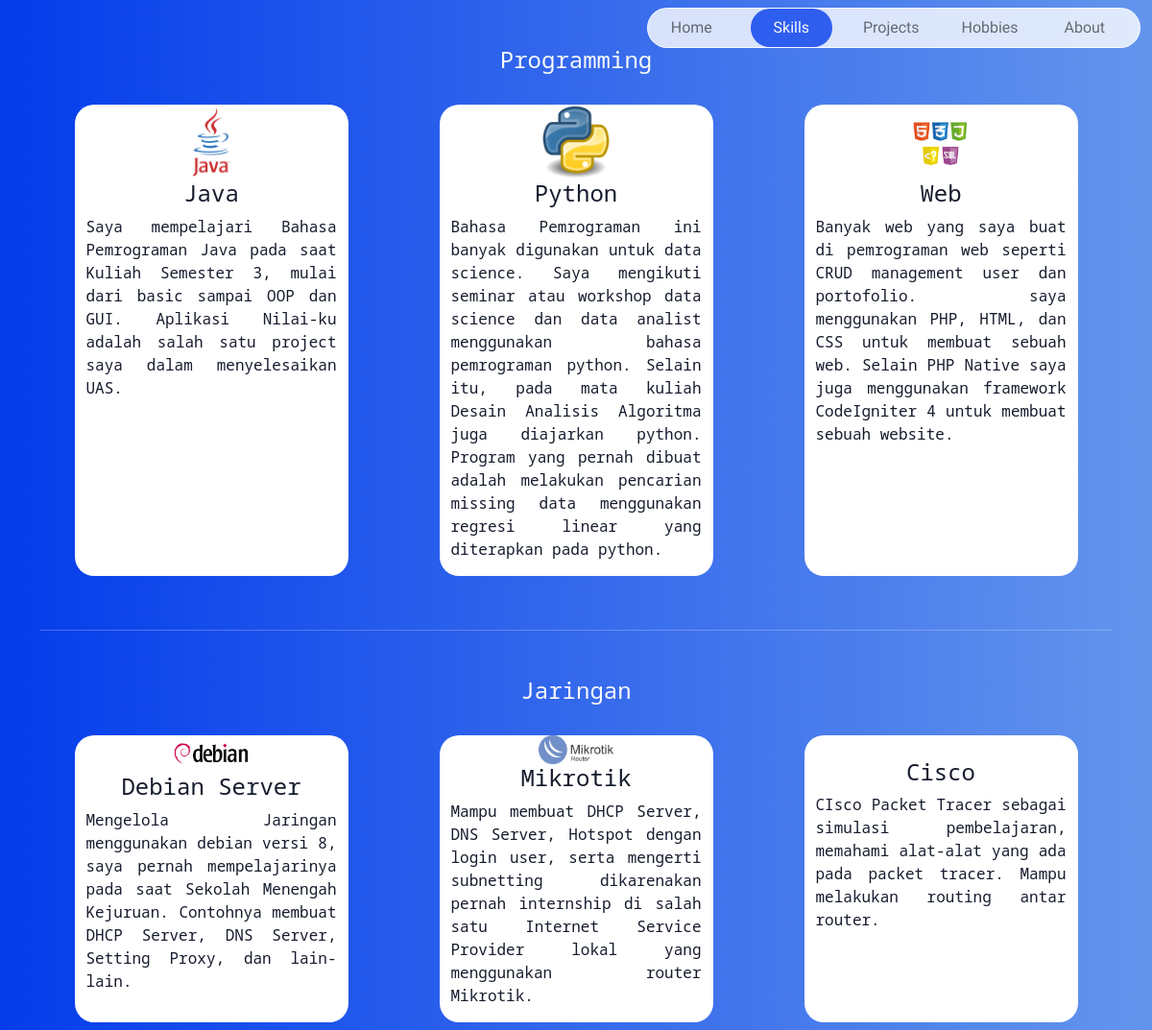
The page /skills.php on the database its author committed.
### tables this page shows
CREATE TABLE `skills` (
  `name` varchar(30) NOT NULL,
  `description` text,
  `category` varchar(20) NOT NULL,
  `img` varchar(50) NOT NULL
);

### skills.php (the view, shortened to what this page needs)
<?php
include "koneksi.php";
$strSQL = "SELECT * FROM skills";
$data = [];
$execStrSQL = mysqli_query($conn, $strSQL);
if (mysqli_num_rows($execStrSQL) > 0) {
  while ($row = mysqli_fetch_assoc($execStrSQL)) {
    $data[] = $row;
  }
}
?>
<!doctype html>
<html lang="en">
<head>
  <link href="https://cdn.jsdelivr.net/npm/bootstrap@5.1.3/dist/css/bootstrap.min.css" rel="stylesheet">
  <link rel="stylesheet" href="styles/styles.css">
</head>
<body>
  <nav class="navbar navbar-expand-lg navbar-light fixed-top">
    <div class="container-fluid">
      <div class="collapse navbar-collapse justify-content-end" id="navbarNav">
        <ul class="navbar-nav bordermenu">
          <li class="nav-item  rounded-pill me-3 d-flex justify-content-center align-items-center">
            <a class="nav-link" href="index.php">&nbsp;&nbsp;&nbsp;&nbsp;Home&nbsp;&nbsp;&nbsp;&nbsp;</a>
          </li>
          <li class="nav-item  rounded-pill menucolor me-3 d-flex justify-content-center align-items-center">
            <a class="nav-link active text-light" aria-current="page" href="skills.php">&nbsp;&nbsp;&nbsp;&nbsp;Skills&nbsp;&nbsp;&nbsp;&nbsp;</a>
          </li>
          <li class="nav-item  rounded-pill me-3 d-flex justify-content-center align-items-center">
            <a class="nav-link" href="projects.php">&nbsp;&nbsp;Projects&nbsp;&nbsp;</a>
          </li>
          <li class="nav-item  rounded-pill me-3 d-flex justify-content-center align-items-center">
            <a class="nav-link" href="hobbies.php">&nbsp;Hobbies&nbsp;</a>
          </li>
          <li class="nav-item  rounded-pill me-3 d-flex justify-content-center align-items-center">
            <a class="nav-link" href="about.php">&nbsp;&nbsp;&nbsp;About&nbsp;&nbsp;&nbsp;</a>
          </li>
        </ul>
      </div>
    </div>
  </nav>
  <div class="container text-center text-light font2">
    <div class="row my-5 pb-2">
      <div class="col-sm-12">
        <h4><?= $data[0]['category']; ?></h4>
        <br>
      </div>
      <div class="col-sm-3 mx-auto hovering">
        <img src="<?= $data[0]['img']; ?>" alt="" width="20%" height="20%" class="skillsimg">
        <h4><?= $data[0]['name']; ?></h4>
        <p class="justifytext"><?= $data[0]['description']; ?></p>
      </div>
      <div class="col-sm-3 mx-auto hovering">
        <img src="<?= $data[1]['img']; ?>" alt="" width="20%" height="20%" class="skillsimg">
        <h4><?= $data[1]['name']; ?></h4>
        <p class="justifytext"><?= $data[1]['description']; ?></p>
      </div>
      <div class="col-sm-3 mx-auto hovering">
        <img src="<?= $data[2]['img']; ?>" alt="" width="20%" height="20%" class="skillsimg">
        <h4><?= $data[2]['name']; ?></h4>
        <p class="justifytext"><?= $data[2]['description']; ?></p>
      </div>
    </div>
    <hr>
    <div class="row my-5 pb-2">
      <div class="col-sm-12">
        <h4><?= $data[3]['category']; ?></h4>
        <br>
      </div>
      <div class="col-sm-3 mx-auto hovering">
        <img src="<?= $data[3]['img']; ?>" alt="" width="20%" height="20%" class="skillsimg">
        <h4><?= $data[3]['name']; ?> </h4>
        <p class="justifytext"><?= $data[3]['description']; ?></p>
      </div>
      <div class="col-sm-3 mx-auto hovering">
        <img src="<?= $data[4]['img']; ?>" alt="" width="20%" height="20%" class="skillsimg">
        <h4><?= $data[4]['name']; ?></h4>
        <p class="justifytext"><?= $data[4]['description']; ?></p>
      </div>
      <div class="col-sm-3 mx-auto hovering">
        <h4><?= $data[5]['name']; ?></h4>
        <p class="justifytext"><?= $data[5]['description']; ?></p>
      </div>
    </div>
  </div>
</body>
</html>

### styles/styles.css (style rules this page uses)
body { height: 100vh; overflow-y: auto; background: rgba(4, 60, 235, 1); background: linear-gradient(90deg, rgba(4, 60, 235, 1), rgb(100, 149, 237)); font-family: "Comfortaa", cursive; }
.nav-link { transition: 0.3s ease-in; }
.nav-item { text-shadow: black; }
.menucolor { background-color: rgba(4, 60, 235, 0.8); }
.font2 { font-family: "Noto Sans Mono", monospace; }
.justifytext { text-align: justify; }
.skillsimg { border-style: none; background-color: white; height: auto; width: auto; max-width: 30%; max-height: 30%; }
.hovering, .hovering2 { transition: 0.3s ease-in; background-color: rgba(255, 255, 255, 1); color: #161c2d; border-radius: 20px; }
.bordermenu { border-radius: 50px; border-style: solid; border-width: 1px; background-color: rgba(255, 255, 255, 0.8); border-color: rgba(255, 255, 255, 0.8); }

### rows shown on the page
skills: category "Programming", img (picture), name "Java", description "Saya mempelajari Bahasa Pemrograman Java pada saat Kuliah Semester 3, mulai dari basic sampai OOP dan GUI. Aplikasi Nilai-ku adalah salah satu project saya dalam menyelesaikan UAS."
skills: img (picture), name "Python", description "Bahasa Pemrograman ini banyak digunakan untuk data science. Saya mengikuti seminar atau workshop data science dan data analist menggunakan bahasa pemrograman python. Selain itu, pada mata kuliah Desain Analisis Algoritma juga diajarkan python. Program yang pernah dibuat adalah melakukan pencarian missing data menggunakan regresi linear yang diterapkan pada python."
skills: img (picture), name "Web", description "Banyak web yang saya buat di pemrograman web seperti CRUD management user dan portofolio. saya menggunakan PHP, HTML, dan CSS untuk membuat sebuah web. Selain PHP Native saya juga menggunakan framework CodeIgniter 4 untuk membuat sebuah website."
skills: category "Jaringan", img (picture), name "Debian Server", description "Mengelola Jaringan menggunakan debian versi 8, saya pernah mempelajarinya pada saat Sekolah Menengah Kejuruan. Contohnya membuat DHCP Server, DNS Server, Setting Proxy, dan lain-lain."
skills: img (picture), name "Mikrotik", description "Mampu membuat DHCP Server, DNS Server, Hotspot dengan login user, serta mengerti subnetting dikarenakan pernah internship di salah satu Internet Service Provider lokal yang menggunakan router Mikrotik."
skills: name "Cisco", description "CIsco Packet Tracer sebagai simulasi pembelajaran, memahami alat-alat yang ada pada packet tracer. Mampu melakukan routing antar router."
